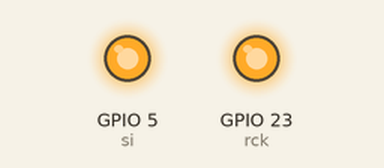
This program was run on a simulated ESP32 board running MicroPython. Shown: output pins drawn as LEDs (lit = HIGH). Pins used as bus, display or sensor lines are not drawn.

Above: at 0.2 s.
At 2.2 s:
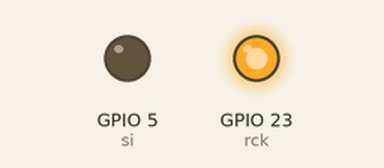
Timing chart, 0 to 5.8 s (numbered marks = the images above):
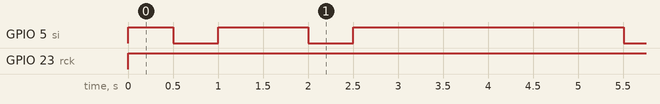

The program:

step1_digits_0_9.py
```python
from machine import Pin
import time

si = Pin(5, Pin.OUT)
rck = Pin(23, Pin.OUT)
sck = Pin(18, Pin.OUT)
SEGCODE = [0x3f, 0x06, 0x5b, 0x4f, 0x66, 0x6d, 0x7d, 0x07, 0x7f, 0x6f]


def hc595_shift(dat):
    rck.value(0)
    for bit in range(7, -1, -1):
        value = 1 & (dat >> bit)
        sck.value(0)
        si.value(value)
        sck.value(1)
    rck.value(1)


def show_digit(n, dot):
    code = SEGCODE[n]
    if dot:
        code = code | 128
    hc595_shift(code)


while True:
    for num in range(10):  # 0 → 9
        show_digit(num, False)  # num 의 모양 보내기 (점은 끄기)
        time.sleep_ms(500)  # 0.5초마다 바뀜
```

Measured:
- by itself, GPIO 5 (si): repeats every 5.0 s: LOW 0.50 s, HIGH 1.0 s, LOW 0.50 s, HIGH 3.0 s
- by itself, GPIO 23 (rck): LOW → HIGH at 0.00 s
- by itself, everything shown: repeats every 5.0 s, in 4 steps
